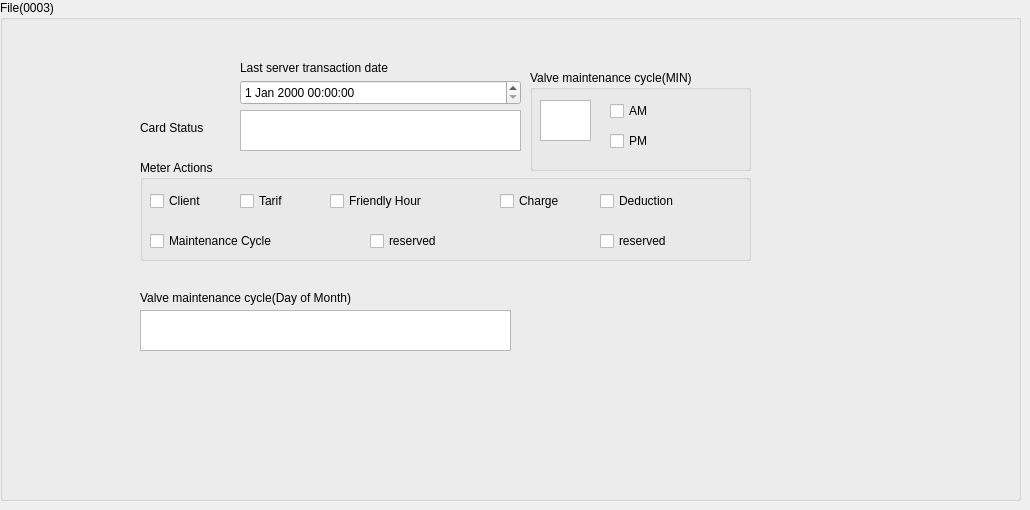
         <widget class="QWidget" name="page_File_3">
          <widget class="QGroupBox" name="groupBoxMain_3">
           <property name="geometry">
            <rect>
             <x>0</x>
             <y>0</y>
             <width>1021</width>
             <height>501</height>
            </rect>
           </property>
           <property name="title">
            <string>File(0003)</string>
           </property>
           <widget class="QLabel" name="L_Lastservertransactiondate">
            <property name="geometry">
             <rect>
              <x>240</x>
              <y>60</y>
              <width>281</width>
              <height>16</height>
             </rect>
            </property>
            <property name="text">
             <string>Last server transaction date</string>
            </property>
           </widget>
           <widget class="QDateTimeEdit" name="dateTime_Lastservertransactiondate">
            <property name="geometry">
             <rect>
              <x>240</x>
              <y>80</y>
              <width>281</width>
              <height>25</height>
             </rect>
            </property>
           </widget>
           <widget class="QLabel" name="L_CardStatus">
            <property name="geometry">
             <rect>
              <x>140</x>
              <y>120</y>
              <width>81</width>
              <height>16</height>
             </rect>
            </property>
            <property name="text">
             <string>Card Status</string>
            </property>
           </widget>
           <widget class="QTextEdit" name="T_CardStatus">
            <property name="geometry">
             <rect>
              <x>240</x>
              <y>110</y>
              <width>281</width>
              <height>41</height>
             </rect>
            </property>
           </widget>
           <widget class="QTextEdit" name="T_ValvemaintenancecycleDayofMonth">
            <property name="geometry">
             <rect>
              <x>140</x>
              <y>310</y>
              <width>371</width>
              <height>41</height>
             </rect>
            </property>
           </widget>
           <widget class="QLabel" name="L_ValvemaintenancecycleDayofMonth">
            <property name="geometry">
             <rect>
              <x>140</x>
              <y>290</y>
              <width>361</width>
              <height>16</height>
             </rect>
            </property>
            <property name="text">
             <string>Valve maintenance cycle(Day of Month)</string>
            </property>
           </widget>
           <widget class="QGroupBox" name="groupBox">
            <property name="geometry">
             <rect>
              <x>530</x>
              <y>70</y>
              <width>221</width>
              <height>101</height>
             </rect>
            </property>
            <property name="title">
             <string>Valve maintenance cycle(MIN)</string>
            </property>
            <widget class="QCheckBox" name="ValvemaintenancecycleMIN_chBox_PM">
             <property name="geometry">
              <rect>
               <x>80</x>
               <y>60</y>
               <width>83</width>
               <height>22</height>
              </rect>
             </property>
             <property name="text">
              <string>PM</string>
             </property>
            </widget>
            <widget class="QCheckBox" name="ValvemaintenancecycleMIN_chBox_AM">
             <property name="geometry">
              <rect>
               <x>80</x>
               <y>30</y>
               <width>83</width>
               <height>22</height>
              </rect>
             </property>
             <property name="text">
              <string>AM</string>
             </property>
            </widget>
            <widget class="QTextEdit" name="T_ValvemaintenancecycleMIN">
             <property name="geometry">
              <rect>
               <x>10</x>
               <y>30</y>
               <width>51</width>
               <height>41</height>
              </rect>
             </property>
            </widget>
           </widget>
           <widget class="QGroupBox" name="MeterActions_group">
            <property name="geometry">
             <rect>
              <x>140</x>
              <y>160</y>
              <width>611</width>
              <height>101</height>
             </rect>
            </property>
            <property name="title">
             <string>Meter Actions</string>
            </property>
            <widget class="QCheckBox" name="MeterActions_chBox4">
             <property name="geometry">
              <rect>
               <x>360</x>
               <y>30</y>
               <width>91</width>
               <height>22</height>
              </rect>
             </property>
             <property name="text">
              <string>Charge</string>
             </property>
            </widget>
            <widget class="QCheckBox" name="MeterActions_chBox6">
             <property name="geometry">
              <rect>
               <x>10</x>
               <y>70</y>
               <width>181</width>
               <height>22</height>
              </rect>
             </property>
             <property name="text">
              <string>Maintenance Cycle</string>
             </property>
            </widget>
            <widget class="QCheckBox" name="MeterActions_chBox3">
             <property name="geometry">
              <rect>
               <x>190</x>
               <y>30</y>
               <width>161</width>
               <height>22</height>
              </rect>
             </property>
             <property name="text">
              <string>Friendly Hour</string>
             </property>
            </widget>
            <widget class="QCheckBox" name="MeterActions_chBox5">
             <property name="geometry">
              <rect>
               <x>460</x>
               <y>30</y>
               <width>131</width>
               <height>22</height>
              </rect>
             </property>
             <property name="text">
              <string>Deduction</string>
             </property>
            </widget>
            <widget class="QCheckBox" name="MeterActions_chBox1">
             <property name="geometry">
              <rect>
               <x>10</x>
               <y>30</y>
               <width>83</width>
               <height>22</height>
              </rect>
             </property>
             <property name="text">
              <string>Client</string>
             </property>
            </widget>
            <widget class="QCheckBox" name="MeterActions_chBox2">
             <property name="geometry">
              <rect>
               <x>100</x>
               <y>30</y>
               <width>83</width>
               <height>22</height>
              </rect>
             </property>
             <property name="text">
              <string>Tarif</string>
             </property>
            </widget>
            <widget class="QCheckBox" name="MeterActions_chBox7">
             <property name="geometry">
              <rect>
               <x>230</x>
               <y>70</y>
               <width>141</width>
               <height>22</height>
              </rect>
             </property>
             <property name="text">
              <string>reserved</string>
             </property>
            </widget>
            <widget class="QCheckBox" name="MeterActions_chBox8">
             <property name="geometry">
              <rect>
               <x>460</x>
               <y>70</y>
               <width>141</width>
               <height>22</height>
              </rect>
             </property>
             <property name="text">
              <string>reserved</string>
             </property>
            </widget>
           </widget>
          </widget>
         </widget>
